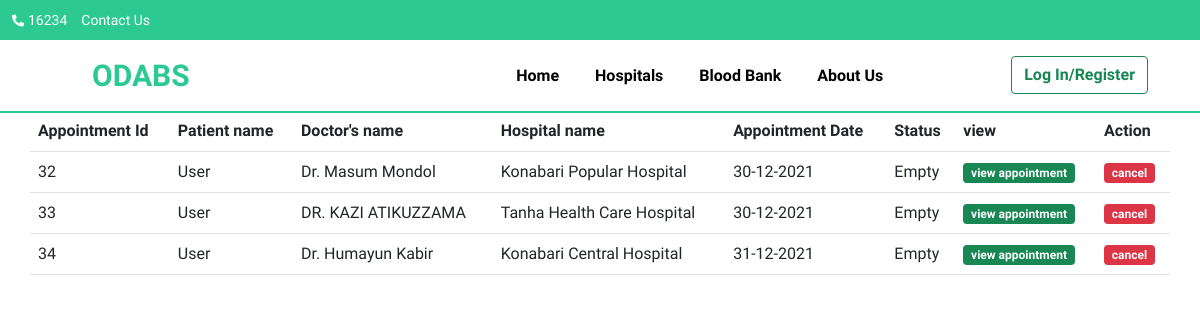
/dashboards/view_appointment_list.php (signed in), run on the app's committed database.
### tables this page shows
CREATE TABLE `appointments` (
  `id` int(255) NOT NULL,
  `pid` varchar(255) NOT NULL,
  `pname` varchar(255) NOT NULL,
  `pemail` varchar(255) NOT NULL,
  `pmobile` varchar(255) NOT NULL,
  `paddress` varchar(255) NOT NULL,
  `docid` varchar(255) NOT NULL,
  `docname` varchar(255) NOT NULL,
  `apphospital` varchar(255) NOT NULL,
  `appstarttime` varchar(255) NOT NULL,
  `appendtime` varchar(255) NOT NULL,
  `appdate` varchar(255) NOT NULL,
  `appbdate` varchar(255) NOT NULL,
  `cserial` varchar(255) NOT NULL,
  `status` varchar(255) NOT NULL
);

### dashboards/view_appointment_list.php (the view, shortened to what this page needs)
<?php   session_start();
include "../includes/db.php";
$id = $_SESSION['id'];
$query = "select * from appointments where pid = $id";
$result = mysqli_query($link,$query);
?>
<!doctype html>
<html lang="en">
<head>
    <link rel="stylesheet" href="../css/style.css">
    <link href="https://cdn.jsdelivr.net/npm/bootstrap@5.1.3/dist/css/bootstrap.min.css" rel="stylesheet"
>
    <link rel="stylesheet" href="https://pro.fontawesome.com/releases/v5.10.0/css/all.css"
 />
    <link rel="stylesheet"
        href="https://maxst.icons8.com/vue-static/landings/line-awesome/line-awesome/1.3.0/css/line-awesome.min.css">
    <link rel="stylesheet" href="../css/style.css">
    <link rel="stylesheet" href="../css/dashboards.css">
</head>
<body>
    <section id="nav-bar">
        <div class="head container-fluid ">
            <p class=""> <i class="fas fa-phone-alt" style="color: white;font-size:12px;line-height:40px;"></i> <a
                    href="">16234</a> </p>
            <p class=""> <a href="">Contact Us</a> </p>
        </div>
        <nav class="navbar navbar-expand-lg navbar-light ">
            <div class="container">
                <a class="navbar-brand" href="index.php">ODABS</a>
                <div class="collapse navbar-collapse" id="navbarNav">
                    <ul class="navbar-nav ms-auto">
                        <li class="nav-item">
                            <a class="nav-link " href="../index.php">Home</a>
                        </li>
                        <li class="nav-item">
                            <a class="nav-link" href="../hospital.php">Hospitals</a>
                        </li>
                        <li class="nav-item">
                            <a class="nav-link" href="../bloodbank.php">Blood Bank</a>
                        </li>
                        <li class="nav-item">
                            <a class="nav-link " href="../aboutus.php">About Us</a>
                        </li>
                        <div style="margin-left:100px;">
                            <li class="nav-item">
                                <a href="../login/login.php"><button class="btn btn-outline-success"><b>Log
                                            In/Register</b></button></a>
                            </li>
                        </div>
                    </ul>
                </div>
            </div>
        </nav>
    </section>
    <div class="div-border">
        <table class="table container">
                <tr>
                    <th class="col">Appointment Id</th>
                    <th class="col">Patient name</th>
                    <th class="col">Doctor's name</th>
                    <th class="col">Hospital name</th>
                    <th class="col">Appointment Date</th>
                    <th class="col">Status</th>
                    <th class="col">view</th>
                    <th class="col">Action</th>
                </tr>
               <?php
            while($row = mysqli_fetch_assoc($result)){
                $appid = $row['id'];
                $pname = $row['pname'];
                $docid = $row['docid'];
                $docname = $row['docname'];
                $apphospital = $row['apphospital'];
                $status = $row['status'];
                $appdate = $row['appdate'];
          	?>
                <tr>
                    <td class=""><?php   echo $appid; ?></td>
                    <td class=""><?php   echo $pname; ?></td>
                    <td class=""><?php   echo $docname; ?></td>
                    <td class=""><?php   echo $apphospital; ?></td>
                    <td class=""><?php   echo $appdate?></td>
                    <td class=""><?php   echo $status?></td>
                    <td class=""><a href="view_appointment.php?id=<?php echo $docid ?>& appdate=<?php echo $appdate ?>" style="text-decoration:none;" class="badge bg-success">view appointment</a></td>
                    <td class=""><a href="../database/drop_appointment.php?id=<?php  echo $appid  ?>" style="text-decoration:none;" class="badge bg-danger">cancel</a></td>
                </tr>
                <?php
    }
    ?>
    </table>
</body>
</html>

### css/style.css (style rules this page uses)
* { padding: 0; margin: 0; box-sizing: border-box; }
body { font-family: 'Andada Pro', serif; }
.head { height: 40px; background-color: #2CC992; }
.head p { line-height: 40px; margin-right: 10px; display: inline-block; }
.head a { text-decoration: none; color: white; font-size: 14px; }
#nav-bar { position: sticky !important; top: 0; z-index: 10; }
.navbar { background-color: white; }
.navbar-brand { font-size: 30px !important; color:#2CC992 !important; font-weight: 800; padding-left: 50px; }
.navbar-nav li { padding: 0 10px; }
.navbar-nav li a { color: black !important; font-weight: 600; text-transform: capitalize; float: right; text-align: left; }

### css/dashboards.css (style rules this page uses)
* { margin: 0; padding: 0; box-sizing: border-box; list-style-type: none; text-decoration: none; }
.div-border { width: 100%; height: 2px; background-color: #2CC992; }

### data on the page
appointments: id "32", pname "User", docname "Dr. Masum Mondol", apphospital "Konabari Popular Hospital", appdate "30-12-2021", status "Empty"
appointments: id "33", pname "User", docname "DR. KAZI ATIKUZZAMA", apphospital "Tanha Health Care Hospital", appdate "30-12-2021", status "Empty"
appointments: id "34", pname "User", docname "Dr. Humayun Kabir", apphospital "Konabari Central Hospital", appdate "31-12-2021", status "Empty"
